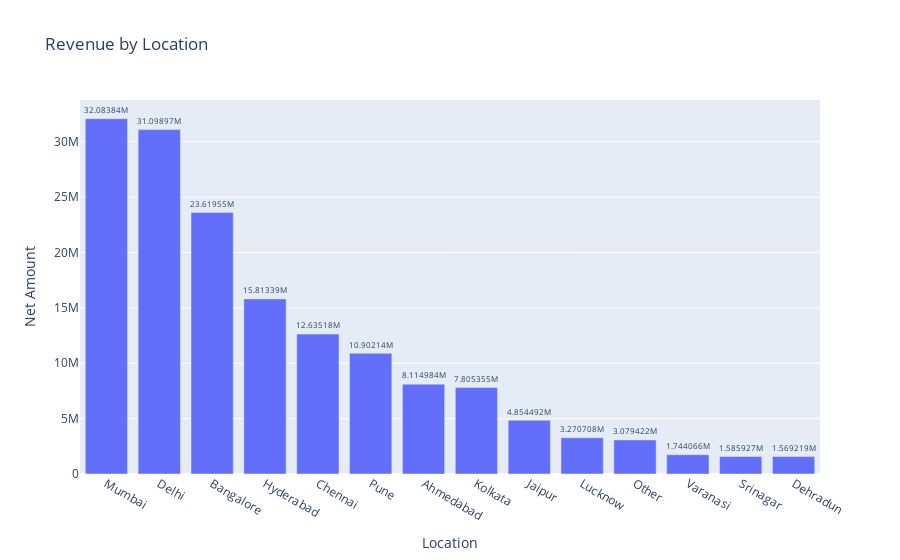

Notebook code for this chart:
### Code cell
# Revenue by Location
rev_by_loc = df.groupby('Location')['Net Amount'].sum().reset_index().sort_values(by='Net Amount',ascending=False)
fig5 = px.bar(rev_by_loc, x='Location', y='Net Amount', title = 'Revenue by Location')
fig5.update_traces(texttemplate='%{y}',textposition='outside')
fig5.update_layout(height=600)
fig5.show()

### Figure 1 — Plotly figure (JSON) as saved in the notebook; plotly's stock layout.template omitted (floating-point values rounded to 4 significant figures)
{"data": [{"hovertemplate": "Location=%{x}<br>Net Amount=%{y}<extra></extra>", "legendgroup": "", "marker": {"color": "#636efa", "pattern": {"shape": ""}}, "name": "", "orientation": "v", "showlegend": false, "textposition": "outside", "texttemplate": "%{y}", "type": "bar", "x": ["Mumbai", "Delhi", "Bangalore", "Hyderabad", "Chennai", "Pune", "Ahmedabad", "Kolkata", "Jaipur", "Lucknow", "Other", "Varanasi", "Srinagar", "Dehradun"], "xaxis": "x", "y": [32080000.0, 31100000.0, 23620000.0, 15810000.0, 12640000.0, 10900000.0, 8115000.0, 7805000.0, 4854000.0, 3271000.0, 3079000.0, 1744000.0, 1586000.0, 1569000.0], "yaxis": "y"}], "layout": {"autosize": true, "barmode": "relative", "legend": {"tracegroupgap": 0}, "title": {"text": "Revenue by Location"}, "xaxis": {"anchor": "y", "autorange": true, "domain": [0, 1], "range": [-0.5, 13.5], "title": {"text": "Location"}, "type": "category"}, "yaxis": {"anchor": "x", "autorange": true, "domain": [0, 1], "range": [0, 33770000.0], "title": {"text": "Net Amount"}, "type": "linear"}}}
